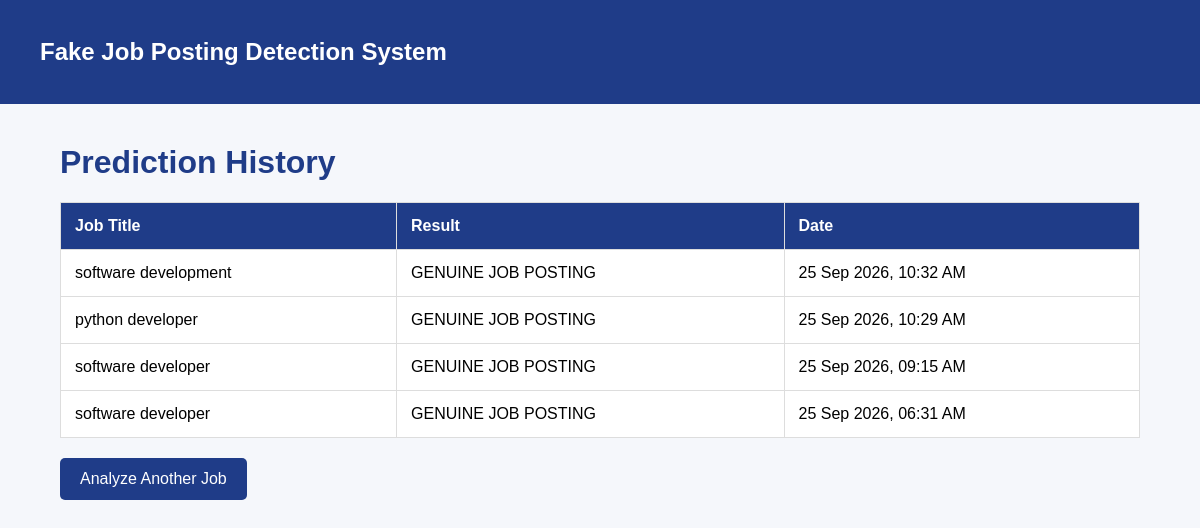
Before: /predict/history/ with the older database file.
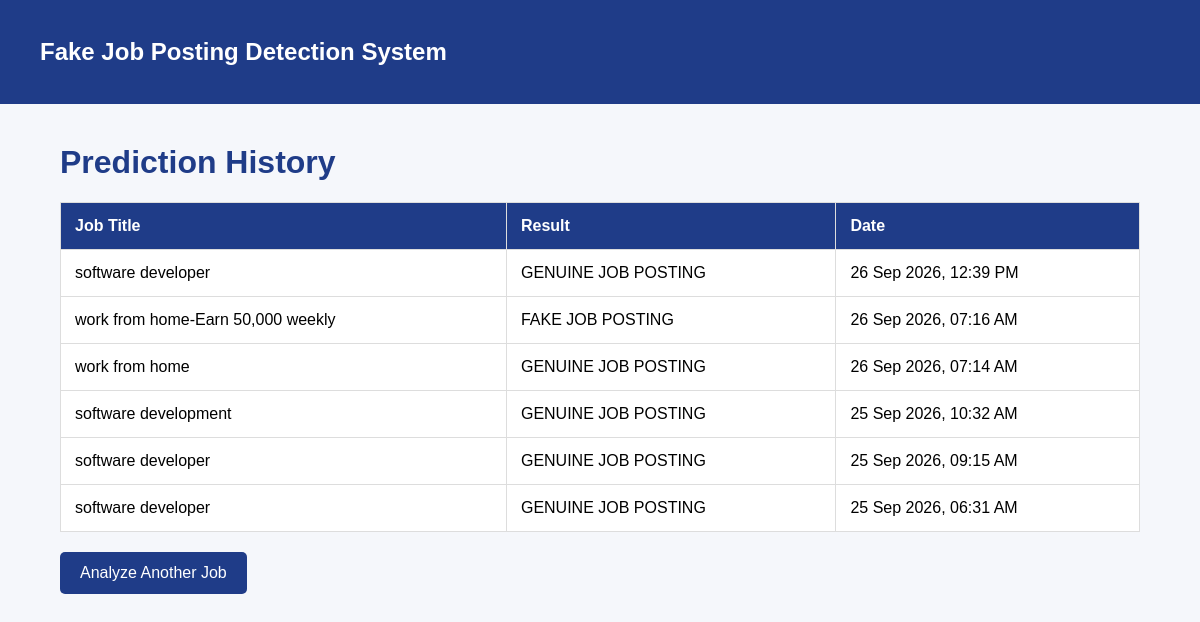
After: the same page with the newer database file.
### prediction/models.py (models this page shows, shortened)
class PredictionHistory(models.Model):
    job_title = models.CharField(max_length=200)
    company_profile = models.TextField(blank=True)
    job_description = models.TextField(blank=True)
    requirements = models.TextField(blank=True)
    benefits = models.TextField(blank=True)
    result = models.CharField(max_length=50)
    confidence = models.FloatField(default=0)
    created_at = models.DateTimeField(auto_now_add=True)

### prediction/views.py (the view)
# urls.py: path("history/", views.prediction_history, name="prediction_history"),
def prediction_history(request):
    history = PredictionHistory.objects.all().order_by("-created_at")
    return render(
        request,
        "prediction/history.html",
        {"history": history}
    )

### prediction/templates/prediction/history.html (shortened to what this page needs)
<!DOCTYPE html>
<html>
<head>
</head>
<body>
    <div class="navbar">
        <h2>Fake Job Posting Detection System</h2>
    </div>
    <div class="container">
        <h1>Prediction History</h1>
        {% if history %}
        <table>
            <tr>
                <th>Job Title</th>
                <th>Result</th>
                <th>Date</th>
            </tr>
            {% for item in history %}
            <tr>
                <td>{{ item.job_title }}</td>
                <td>{{ item.result }}</td>
                <td>{{ item.created_at|date:"d M Y, h:i A" }}</td>
            </tr>
            {% endfor %}
        </table>
        {% else %}
        <p>No prediction history available.</p>
        {% endif %}
        <a href="/predict/" class="button">
            Analyze Another Job
        </a>
    </div>
</body>
</html>

### prediction/templates/prediction/history.html (style rules this page uses)
body { font-family: Arial, sans-serif; background: #f5f7fb; margin: 0; }
.navbar { background: #1f3c88; color: white; padding: 18px 40px; }
.container { width: 90%; margin: 40px auto; }
h1 { color: #1f3c88; }
table { width: 100%; border-collapse: collapse; background: white; }
th, td { padding: 14px; border: 1px solid #ddd; text-align: left; }
th { background: #1f3c88; color: white; }
.button { display: inline-block; margin-top: 20px; padding: 12px 20px; background: #1f3c88; color: white; text-decoration: none; border-radius: 5px; }

Changed rows visible on the page:
removed PredictionHistory: job_title "python developer", result "GENUINE JOB POSTING", created_at "25 Sep 2026, 10:29 AM"
added PredictionHistory: job_title "software developer", result "GENUINE JOB POSTING", created_at "26 Sep 2026, 12:39 PM"
added PredictionHistory: job_title "work from home-Earn 50,000 weekly", result "FAKE JOB POSTING", created_at "26 Sep 2026, 07:16 AM"
added PredictionHistory: job_title "work from home", result "GENUINE JOB POSTING", created_at "26 Sep 2026, 07:14 AM"
